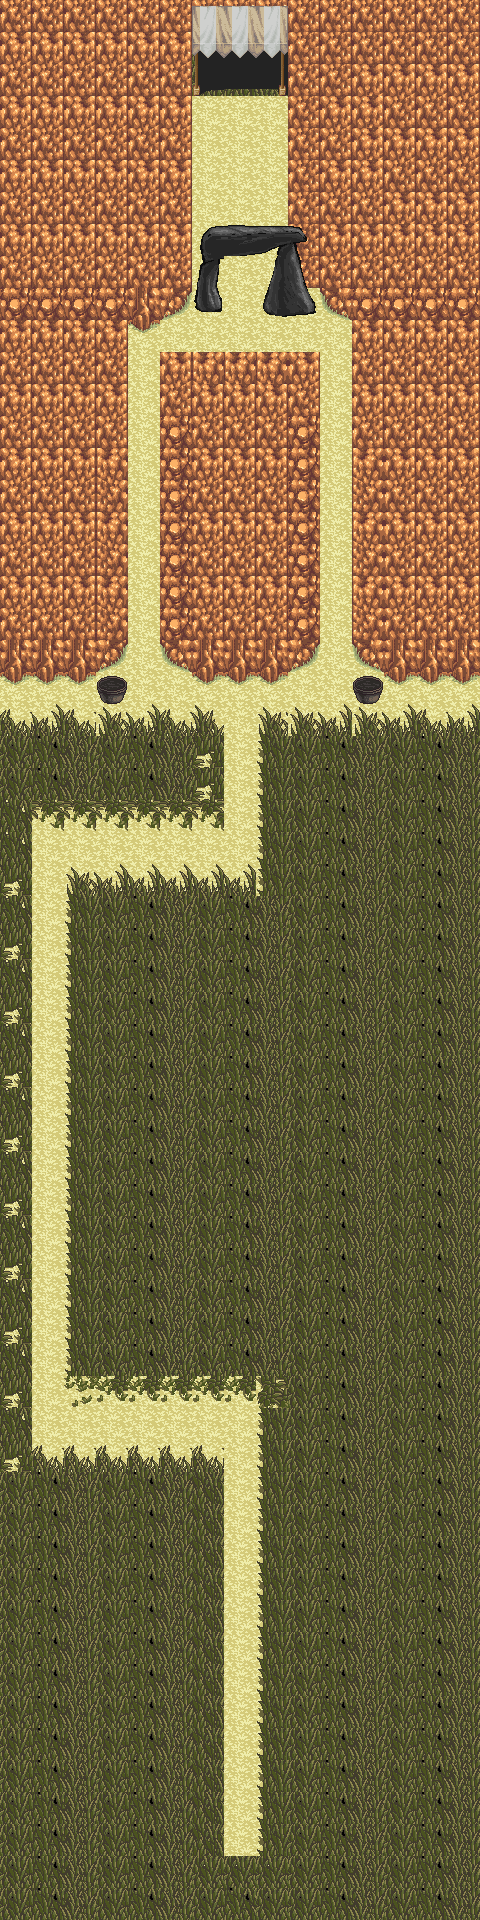

Tiled map render using the project's own tile images. Description and the map definition, with tile-layer contents summarised, below:
An orthogonal 15x60 tile map with 32x32 px tiles, 3 tile layers (foreground, obstacles, top), 2 tilesets and 7 objects (5x item, playerStart, gameEnd).

<map version="1.0" tiledversion="1.0.3" orientation="orthogonal" renderorder="right-down" width="15" height="60" tilewidth="32" tileheight="32" nextobjectid="112">
 <tileset firstgid="1" name="batch-necessary" tilewidth="32" tileheight="32" tilecount="900" columns="30">
  <image source="../../assets/batch-necessary.png" width="960" height="960" />
 </tileset>
 <tileset firstgid="901" name="townSet" tilewidth="32" tileheight="32" tilecount="900" columns="30">
  <image source="../../assets/townSet.png" width="960" height="960" />
 </tileset>
 <layer name="foreground" width="15" height="60">
  <data>[900 cells, 881 non-empty, 10 distinct tile ids]</data>
 </layer>
 <objectgroup name="objectsLayer">
  <object id="29" name="playerStart" type="playerStart" gid="151" x="224" y="1856" width="32" height="32" />
  <object id="87" name="gold" type="item" gid="122" x="224" y="192" width="32" height="32" />
  <object id="92" name="gold" type="item" gid="122" x="128" y="640" width="32" height="32" />
  <object id="105" name="gameEnd" type="gameEnd" x="0" y="96" width="477.71" height="64.8615" />
  <object id="109" name="ftux1" type="item" x="224" y="1408" width="32" height="32" />
  <object id="110" name="ftux2" type="item" x="32" y="832" width="32" height="32" />
  <object id="111" name="ftux3" type="item" x="224" y="672" width="32" height="32" />
 </objectgroup>
 <layer name="obstacles" width="15" height="60">
  <data>[900 cells, 184 non-empty, 40 distinct tile ids]</data>
 </layer>
 <layer name="top" width="15" height="60">
  <data>[900 cells, 1 non-empty, 1 distinct tile ids]</data>
 </layer>
</map>
